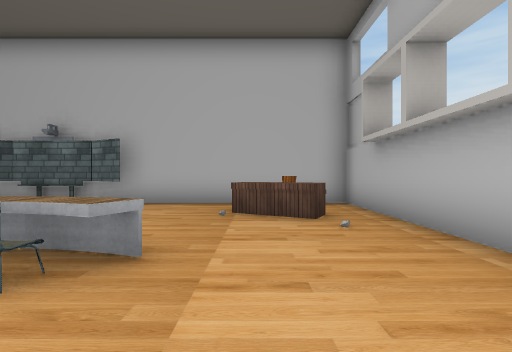
[1] (above)

12 first-person views from a walk through a 3-D level made in the Unity game engine. The camera is 1.4 m above the floor, looks level and sees 85° across. The floor is counted in squares, 2 m on a side. Each view is taken from the middle of a square. On the plan, view 1 faces up. The plan holds only what a view shows up to about 9 squares ahead; the rest is blank. The place goes on beyond the plan. The player character is not drawn. Some surface patterns are stand-ins.

[2]
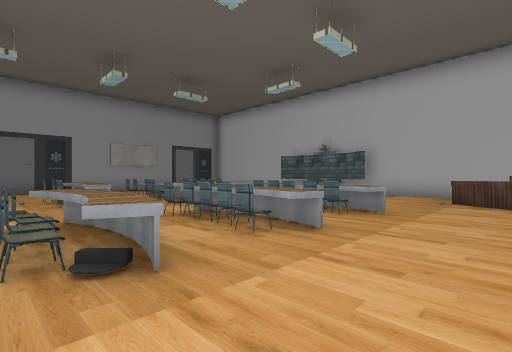

[3]
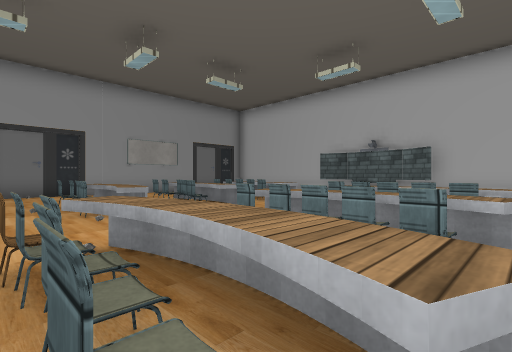

[4]
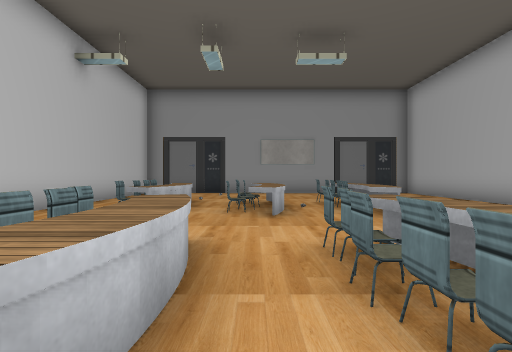

[5]
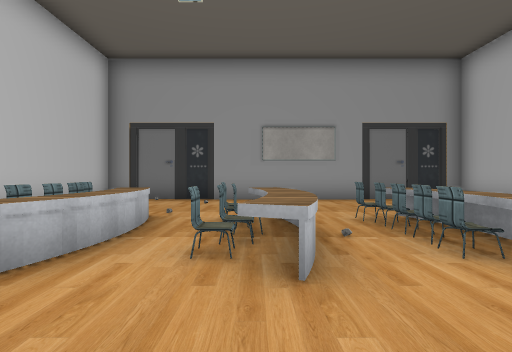

[6]
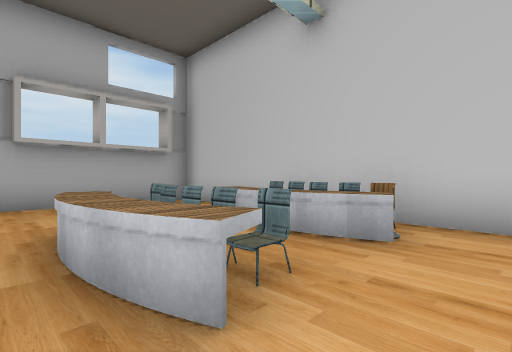

[7]
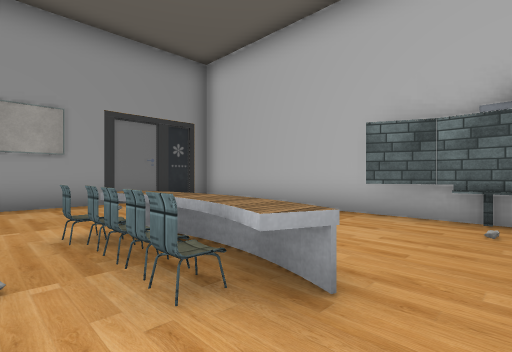

[8]
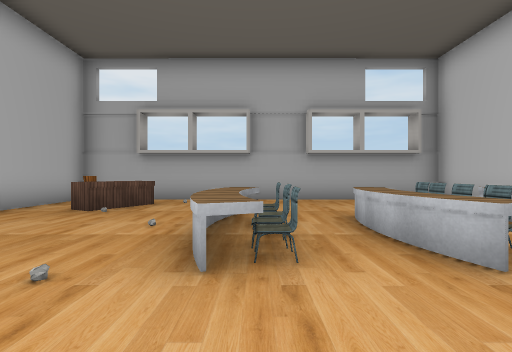

[9]
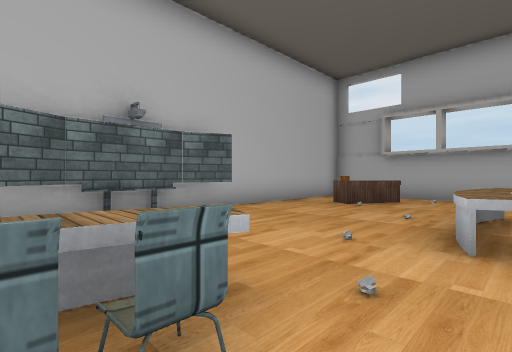

[10]
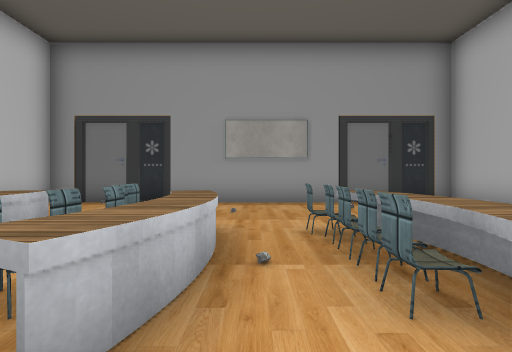

[11]
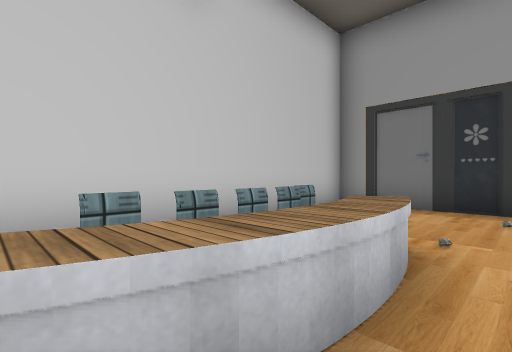

[12]
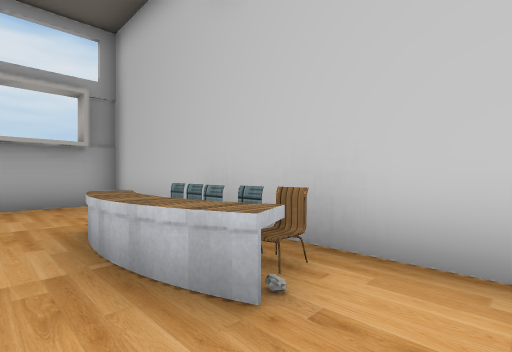

### Floor plan
Key: @ floor where view 1 was taken; # wall or solid block; x gap in a wall; . floor; = window, fence, low wall or low ledge; ^ raised ledge; O other object.
Columns run from 13 left of view 1 to 3 right of it. Each row starts with its distance up from view 1.
  7 #################
  6 #     .......OO.#
  5 #.    .......OO.#
  4 #.....^.........#
  3 #...=^^^........#
  2 #........^^=^...#
  1 #....^^^........#
  0 #.....x..^^^^@..#
 -1 #...=^=^.x.=....#
 -2 #....##..^^^O...#
 -3 #   .....O##....#
 -4  ################

Positions as (right, up) in squares from view 1, and headings:
1: (0, 0), facing up
2: (1, -3), facing up-left
3: (-1, -3), facing up-left
4: (-1, 1), facing left
5: (-4, 1), facing left
6: (-5, 1), facing down-right
7: (-5, 2), facing up-left
8: (-6, 2), facing right
9: (-7, 2), facing up-right
10: (-5, 2), facing left
11: (-6, 0), facing down-left
12: (-5, -1), facing down-right
